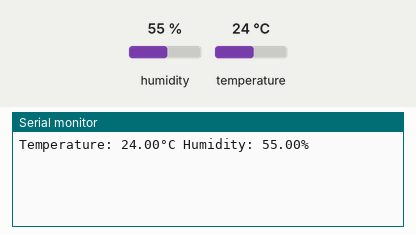
The sketch below on a simulated ESP8266 (Wemos D1 mini). Shown: the last lines printed to the serial monitor. The test bench sets the inputs (shaded band); at power-on: humidity 55 %, temperature 24 °C.

Above: at 3.1 s.
3.2 s: humidity set to 22 %
At 4.5 s:
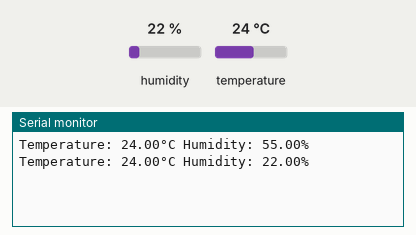
4.7 s: temperature set to 12 °C
6.2 s: humidity set to 40 %
At 6.2 s:
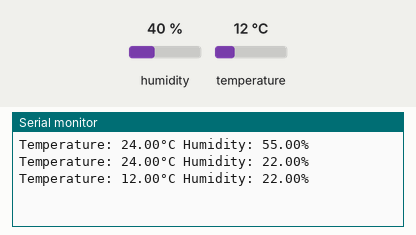
Timing chart, 0 to 9.2 s (numbered marks = the images above; inputs shaded):
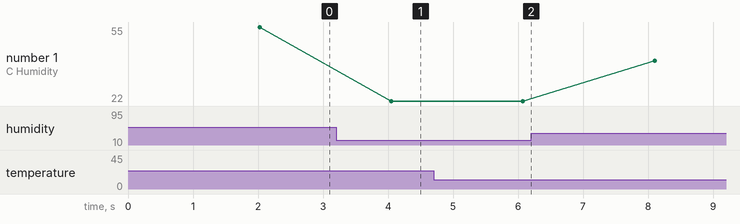

The sketch:

Edgent_ESP8266_DHT11.ino
```cpp
#define BLYNK_TEMPLATE_ID "TMPLOaggLw_j"
#define BLYNK_DEVICE_NAME "phamconghoang1"

#define BLYNK_FIRMWARE_VERSION        "0.1.0"
#define BLYNK_PRINT Serial


#define APP_DEBUG
#define USE_NODE_MCU_BOARD
#include "BlynkEdgent.h"
#include "DHT.h"
#define DHTPIN 5
#define DHTTYPE DHT11
DHT dht(DHTPIN, DHTTYPE);
unsigned long times=millis();

WidgetLED led(V0);
BlynkTimer timer;


void blinkLedWidget(){
  if (led.getValue()) {
    led.off();
  } else {
    led.on();
  }
}

void setup(){
  Serial.begin(115200);
  delay(100);
  BlynkEdgent.begin();
  dht.begin();
  timer.setInterval(1000L, blinkLedWidget);
}

void loop() {
  BlynkEdgent.run();
  timer.run();
  if(millis()-times>2000){

    float t = dht.readTemperature();
    float h = dht.readHumidity();
    if (isnan(h) || isnan(t)) {
      Serial.println(F("Khong nhan duoc tin hieu!"));
      return;
    }
    Blynk.virtualWrite(V1,t);
    Blynk.virtualWrite(V2,h);
    Serial.print(F("Temperature: "));
    Serial.print(t);
    Serial.print(F("°C "));
    Serial.print(F("Humidity: "));
    Serial.print(h);
    Serial.println(F("%"));
    times = millis();
  }
}
```

Measured:
- after the input at 3.2 s, the serial monitor: prints a new line after 0.85 s (image 1)
- plotted number 1: 55 → 22 after the input at 3.2 s, 22 → 40 after the input at 6.2 s
